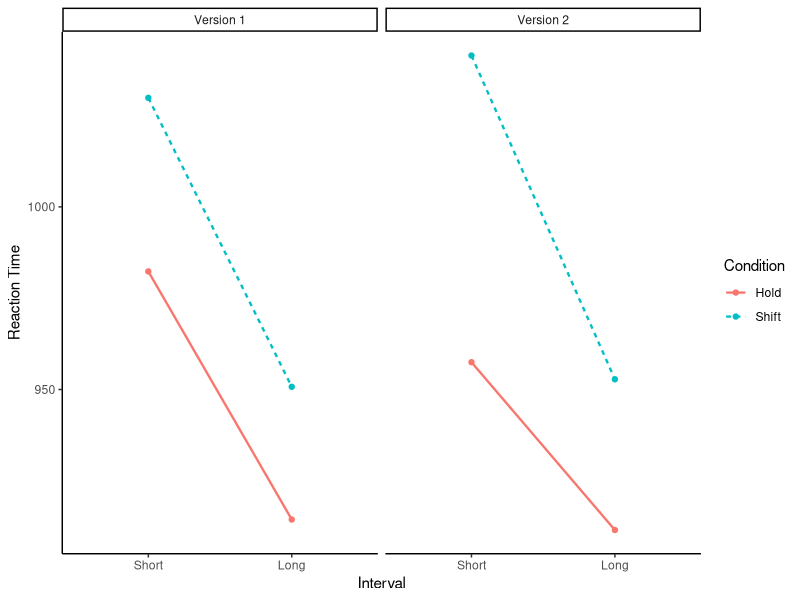
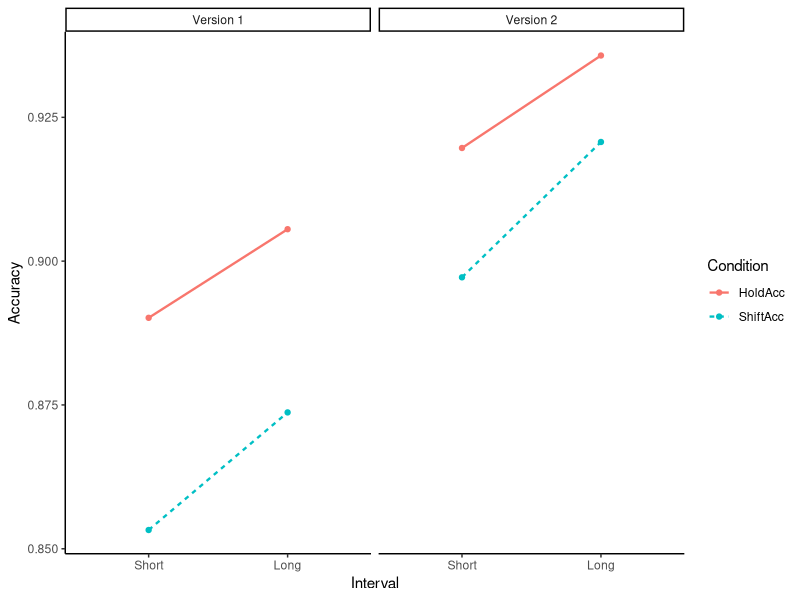

R code for these plots, in order:
## ---- chunk 1
library(haven)
library(tidyverse)

the.data <- read_sav("TestPhase_18-68.sav")
## ---- chunk 2
data_long_RT <- the.data %>%
  pivot_longer(
    cols = c(Short_HoldRT, Short_ShiftRT,
             Long_HoldRT,  Long_ShiftRT),
    names_to = "condition",
    values_to = "RT"
  )

data_long_RT <- data_long_RT %>%
  separate(condition, into = c("short_long", "shift_hold"),
           sep = "_") %>%
  mutate(
    short_long = factor(short_long, levels = c("Short", "Long")),
    shift_hold = factor(shift_hold, levels = c("HoldRT", "ShiftRT"))
  )

data_long_RT <- data_long_RT %>%
  mutate(
    shift_hold = recode(shift_hold,
                        "HoldRT" = "Hold",
                        "ShiftRT" = "Shift")
  )

data_long_RT <- data_long_RT %>% 
  drop_na(RT)
## ---- chunk 3
data_long_RT %>% 
  ggplot(
    aes(
      x = short_long,
      y = RT,
      group = shift_hold,
      linetype = shift_hold,
      color = shift_hold
    )
  ) + 
   stat_summary(fun = mean, geom = "point") +
   stat_summary(fun = mean, geom = "line", size = 0.8) +
  facet_wrap(~version,
             labeller = labeller(
               version = c("1" = "Version 1",
                           "2" = "Version 2")
             )) +
  labs(
    x = "Interval",
    y = "Reaction Time",
    linetype = "Condition",
    color = "Condition"
  ) +
  theme_classic()
## ---- chunk 4
data_long_acc <- the.data %>%
  pivot_longer(
    cols = c(Short_HoldAcc, Short_ShiftAcc,
             Long_HoldAcc,  Long_ShiftAcc),
    names_to = "condition",
    values_to = "Acc"
  )

data_long_acc <- data_long_acc %>%
  separate(condition, into = c("short_long", "shift_hold"),
           sep = "_") %>%
  mutate(
    short_long = factor(short_long, levels = c("Short", "Long")),
    shift_hold = factor(shift_hold, levels = c("HoldAcc", "ShiftAcc"))
  )

data_long_acc <- data_long_acc %>%
  mutate(
    shift_hold = recode(shift_hold,
                        "HoldRT" = "Hold",
                        "ShiftRT" = "Shift")
  )

data_long_acc <- data_long_acc %>% 
  drop_na(Acc)

data_long_acc %>% 
  ggplot(
    aes(
      x = short_long,
      y = Acc,
      group = shift_hold,
      linetype = shift_hold,
      color = shift_hold
    )
  ) + 
   stat_summary(fun = mean, geom = "point") +
   stat_summary(fun = mean, geom = "line", size = 0.8) +
  facet_wrap(~version,
             labeller = labeller(
               version = c("1" = "Version 1",
                           "2" = "Version 2")
             )) +
  labs(
    x = "Interval",
    y = "Accuracy",
    linetype = "Condition",
    color = "Condition"
  ) +
  theme_classic()
